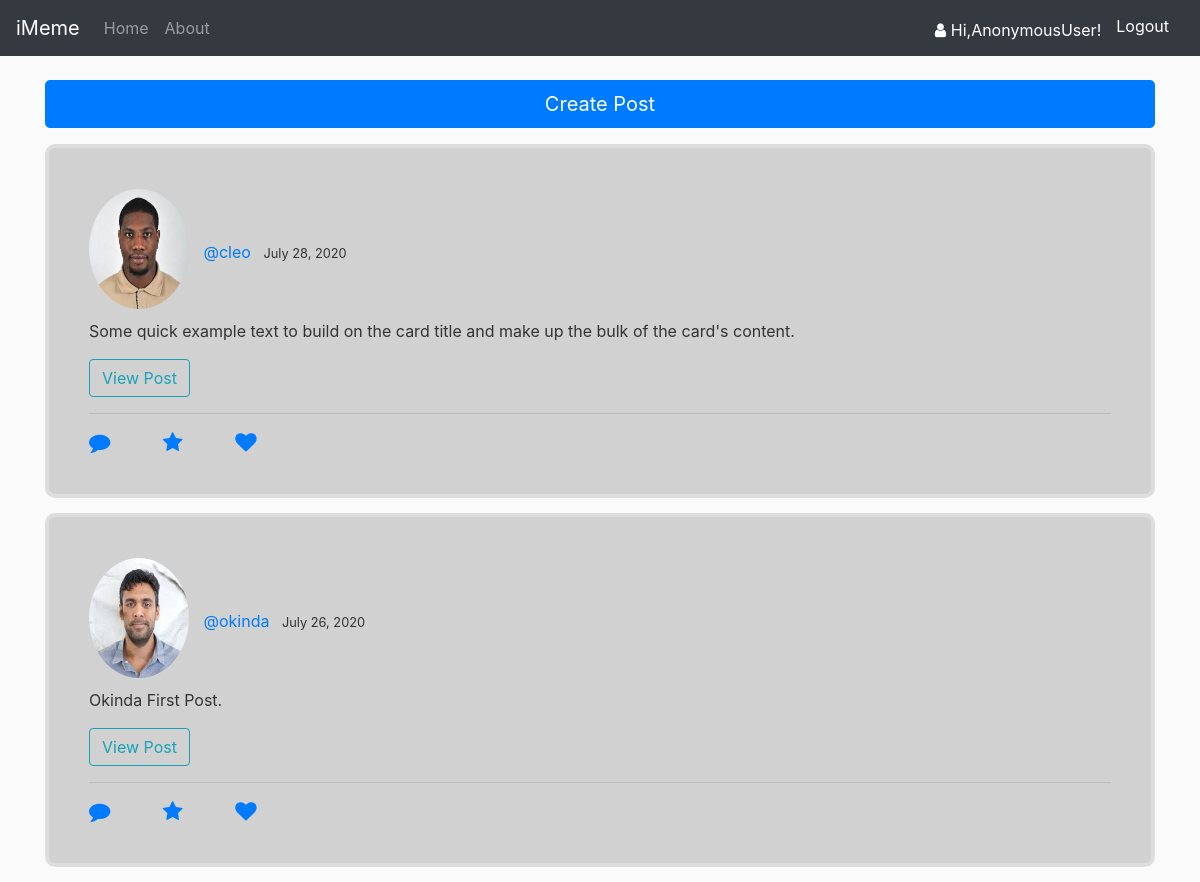
The app's page /, older data.
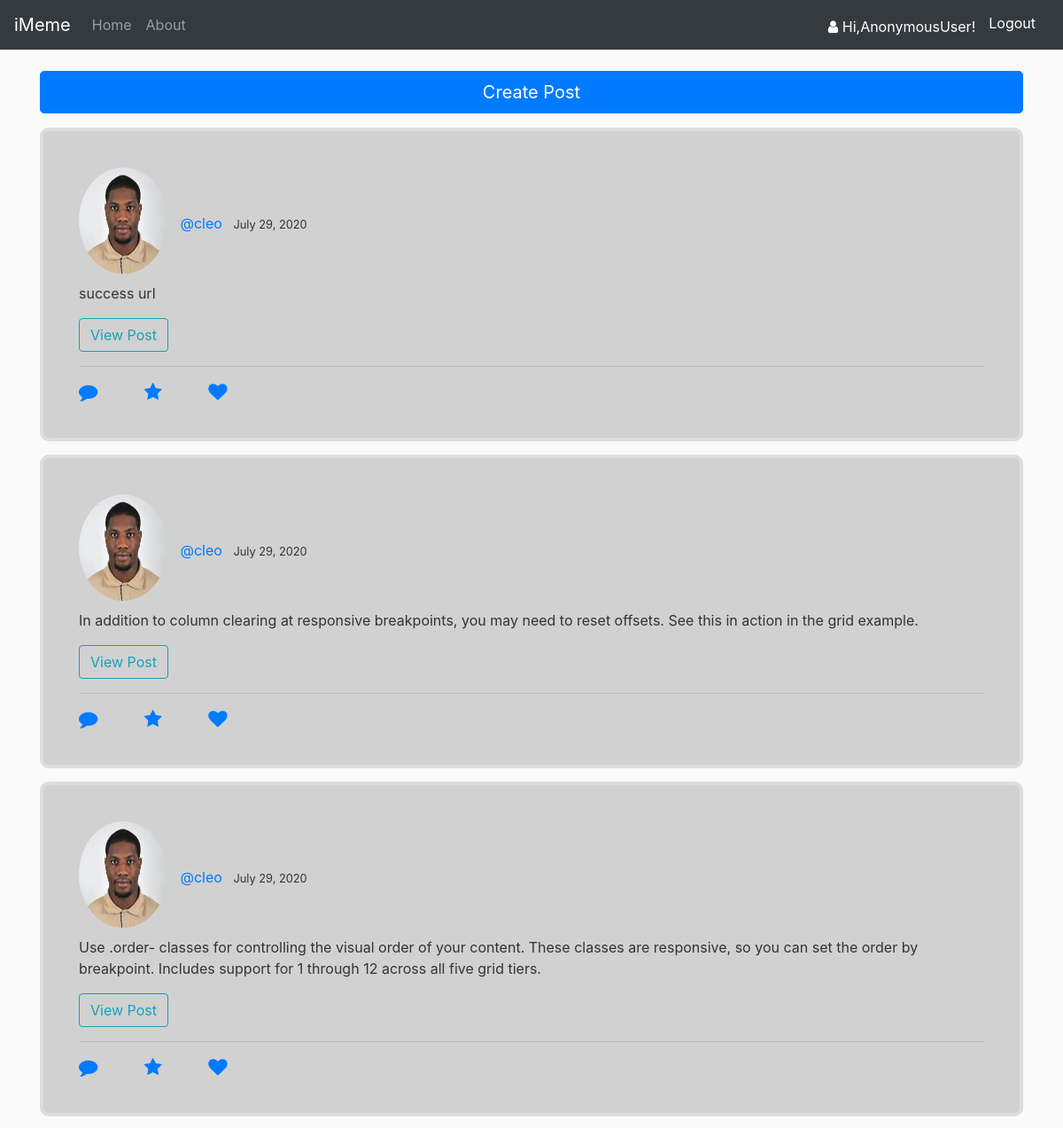
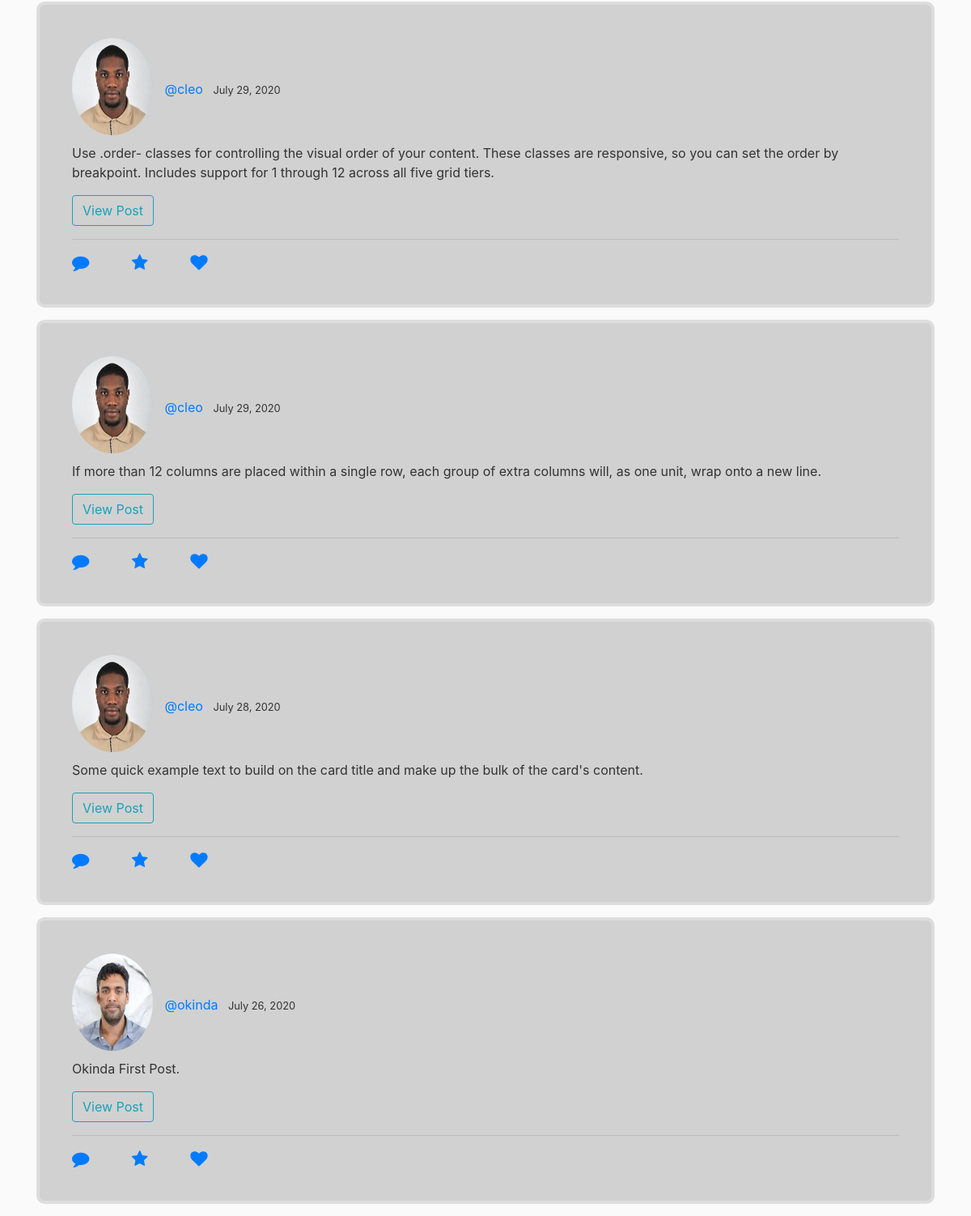
The same page, newer data (2 pictures, top to bottom).
### accounts/models.py (models this page shows, shortened)
class Post(models.Model):
	content = models.TextField()
	date_created = models.DateTimeField(auto_now_add=True, null=True)
	blogger = models.ForeignKey(User, on_delete=models.CASCADE)

class Profile(models.Model):
	user = models.OneToOneField(User, null=True, on_delete=models.CASCADE)
	profile_pic = models.ImageField(default="default.png", upload_to='images')
	location =  models.CharField(max_length=200, null=True, blank=True)
	occupation =  models.CharField(max_length=200, null=True, blank=True)
	date_created = models.DateTimeField(auto_now_add=True, null=True)

### accounts/views.py (the view)
# urls.py: path('', PostListView.as_view(), name='accounts-home'),
class PostListView(ListView):
	model = Post
	template_name = 'accounts/home.html'
	context_object_name = 'posts'
	ordering = ['-date_created']

### accounts/templates/accounts/home.html
{% extends 'accounts/base.html' %}
{% load crispy_forms_tags %}
{% load static %}
{% block content %}
	<div class="form-group">
        <a href="{% url 'post-create' %}" class="btn btn-primary btn-lg btn-block" type="submit">Create Post</a>
    </div>
	{% for post in posts %}
		<div class="card content-section" style="width: 100%;">
	  		<div class="card-body">
	  			<img class="rounded-circle account-img" src="{{ post.blogger.profile.profile_pic.url }}">
	  			<a class="mr-2" href="{% url 'accounts-user' %}">@{{ post.blogger }}</a>
	    		<small class="card-title">{{ post.date_created|date:"N d, Y" }}</small>
	    		<p class="card-text">{{ post.content }}</p>
	    		<div class="form-group justify-content-end">
					<a class="btn btn-outline-info" href="{% url 'post-detail' post.id %}">View Post</a>
				</div>
	  			<hr>
	  			<a class="mr-5" href=""><i class="fa fa-comment fa-lg" aria-hidden="true"></i></a>
	    		<a class="mr-5" href=""><i class="fa fa-star fa-lg" aria-hidden="true"></i></a>
	    		<a class="mr-5" href=""><i class="fa fa-heart fa-lg" aria-hidden="true"></i></a>
	  		</div>
		</div>
	{% endfor %}
{% endblock content %}

### accounts/templates/accounts/base.html (shortened to what this page needs)
{% load static %}
<!DOCTYPE html>
<html>
<head>
	<link rel="stylesheet" href="https://stackpath.bootstrapcdn.com/bootstrap/4.3.1/css/bootstrap.min.css">
	<link href="https://maxcdn.bootstrapcdn.com/font-awesome/4.7.0/css/font-awesome.min.css" rel="stylesheet">
	<link rel="stylesheet" type="text/css" href="{% static 'accounts/base.css' %}">
</head>
<body>
	{% include 'accounts/navbar.html' %}
	<div class="container">
		{% block content %}
		{% endblock content %}
	</div>
</body>
</html>

### accounts/templates/accounts/navbar.html (shortened to what this page needs)
<nav class="navbar navbar-expand-lg navbar-dark bg-dark fixed-top">
  <a class="navbar-brand" href="{% url 'accounts-home'  %}">iMeme</a>
  <div class="collapse navbar-collapse" id="navbarNav">
  	<div class="navbar-nav mr-auto">
    	<a class="nav-item nav-link" href="{% url 'accounts-home' %}">Home</a>
        <a class="nav-item nav-link" href="{% url 'accounts-about' %}">About</a>
    </div>
    <div class="navbar-nav">
        <span class="logo"><a ><i class="fa fa-user mt-2"></i> Hi,{{ request.user }}!</a></span>
        <span ><a class="logo mt-3" href="{% url 'accounts-logout' %}">Logout</a></span>
    </div>
  </div>
</nav>

### accounts/static/accounts/base.css (style rules this page uses)
body { background: #fafafa; color: #333333; margin-top: 5rem; }
.content-section { background: #d1d1d1; padding: 20px 20px; border: 4px solid #dddddd; border-radius: 10px; margin-bottom: 15px; }
.account-img { height: 120px; width: 100px; margin-right: 10px; margin-top: 1px; margin-bottom: 10px; }

### accounts/templates/accounts/navbar.html (style rules this page uses)
.logo { color: #fff; margin-right: 15px; }

Row changes from the older to the newer data that the page shows:
added Post: blogger.profile.profile_pic (picture), blogger "cleo", date_created "July 29, 2020", content "success url"
added Post: blogger.profile.profile_pic (picture), blogger "cleo", date_created "July 29, 2020", content "In addition to column clearing at responsive breakpoints, you may need to reset offsets. See this in action in the grid example."
added Post: blogger.profile.profile_pic (picture), blogger "cleo", date_created "July 29, 2020", content "Use .order- classes for controlling the visual order of your content. These classes are responsive, so you can set the order by breakpoint. Includes support for 1 through 12 across all five grid tiers."
added Post: blogger.profile.profile_pic (picture), blogger "cleo", date_created "July 29, 2020", content "Use .order- classes for controlling the visual order of your content. These classes are responsive, so you can set the order by breakpoint. Includes support for 1 through 12 across all five grid tiers."
added Post: blogger.profile.profile_pic (picture), blogger "cleo", date_created "July 29, 2020", content "If more than 12 columns are placed within a single row, each group of extra columns will, as one unit, wrap onto a new line."
